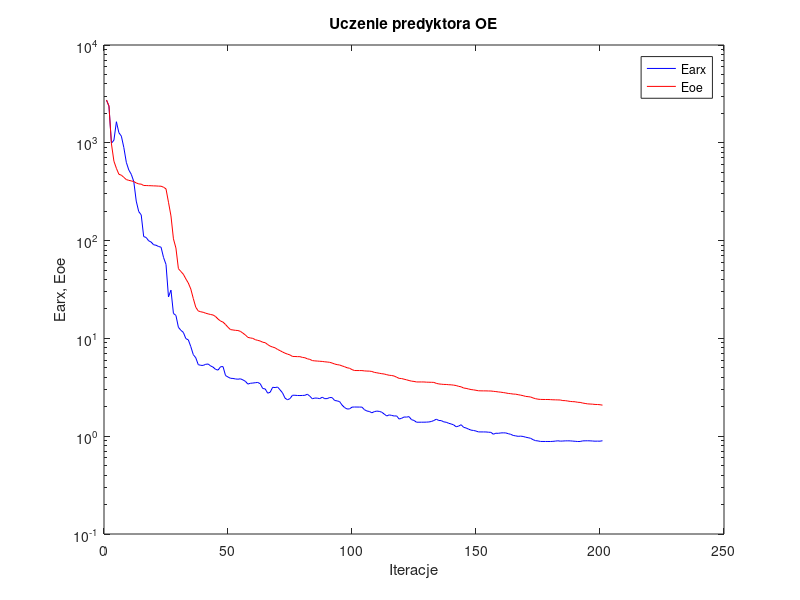
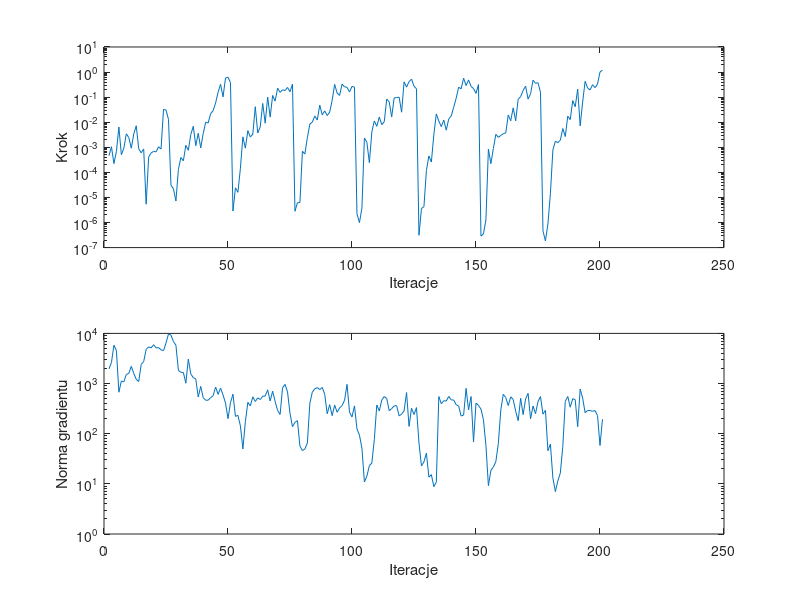

These figures' MATLAB source, in order:
%uczenie predyktora oe
clear all;
n=0; farx(n+1)=2.728483e+003; foe(n+1)=2.740864e+003; wspucz(n+1)=0.000000e+000; ng(n+1)=0.000000e+000;
%odnowa zmiennej metryki
n=1; farx(n+1)=2.366168e+003; foe(n+1)=2.384383e+003; krok(n+1)=4.623634e-004; ng(n+1)=1.965239e+003;
n=2; farx(n+1)=9.894908e+002; foe(n+1)=9.750404e+002; krok(n+1)=1.053331e-003; ng(n+1)=2.617291e+003;
n=3; farx(n+1)=1.063650e+003; foe(n+1)=6.479767e+002; krok(n+1)=2.247399e-004; ng(n+1)=5.811081e+003;
n=4; farx(n+1)=1.642370e+003; foe(n+1)=5.480816e+002; krok(n+1)=6.822427e-004; ng(n+1)=4.573520e+003;
n=5; farx(n+1)=1.268271e+003; foe(n+1)=4.766270e+002; krok(n+1)=6.414404e-003; ng(n+1)=6.718556e+002;
n=6; farx(n+1)=1.169728e+003; foe(n+1)=4.664631e+002; krok(n+1)=5.016912e-004; ng(n+1)=1.122831e+003;
n=7; farx(n+1)=8.934876e+002; foe(n+1)=4.432297e+002; krok(n+1)=9.208067e-004; ng(n+1)=1.079722e+003;
n=8; farx(n+1)=6.314370e+002; foe(n+1)=4.207642e+002; krok(n+1)=3.442371e-003; ng(n+1)=1.517580e+003;
n=9; farx(n+1)=5.273299e+002; foe(n+1)=4.130816e+002; krok(n+1)=2.448466e-003; ng(n+1)=1.594085e+003;
n=10; farx(n+1)=4.761750e+002; foe(n+1)=4.078252e+002; krok(n+1)=9.208067e-004; ng(n+1)=2.203897e+003;
n=11; farx(n+1)=4.026452e+002; foe(n+1)=4.015071e+002; krok(n+1)=3.373181e-003; ng(n+1)=1.595153e+003;
n=12; farx(n+1)=2.534365e+002; foe(n+1)=3.887046e+002; krok(n+1)=7.242402e-003; ng(n+1)=1.215035e+003;
n=13; farx(n+1)=1.980507e+002; foe(n+1)=3.798635e+002; krok(n+1)=8.704444e-004; ng(n+1)=1.097988e+003;
n=14; farx(n+1)=1.833303e+002; foe(n+1)=3.779453e+002; krok(n+1)=6.019342e-004; ng(n+1)=2.419427e+003;
n=15; farx(n+1)=1.099331e+002; foe(n+1)=3.658762e+002; krok(n+1)=8.522221e-004; ng(n+1)=2.739448e+003;
n=16; farx(n+1)=1.076537e+002; foe(n+1)=3.656044e+002; krok(n+1)=5.378706e-006; ng(n+1)=4.819216e+003;
n=17; farx(n+1)=9.954530e+001; foe(n+1)=3.645410e+002; krok(n+1)=4.089425e-004; ng(n+1)=5.379212e+003;
n=18; farx(n+1)=9.670555e+001; foe(n+1)=3.640318e+002; krok(n+1)=5.934596e-004; ng(n+1)=5.144615e+003;
n=19; farx(n+1)=9.065742e+001; foe(n+1)=3.627272e+002; krok(n+1)=6.856719e-004; ng(n+1)=5.944002e+003;
n=20; farx(n+1)=8.967467e+001; foe(n+1)=3.621948e+002; krok(n+1)=6.586506e-004; ng(n+1)=5.122431e+003;
n=21; farx(n+1)=8.698945e+001; foe(n+1)=3.605902e+002; krok(n+1)=1.043848e-003; ng(n+1)=5.214640e+003;
n=22; farx(n+1)=8.569121e+001; foe(n+1)=3.599526e+002; krok(n+1)=8.540993e-004; ng(n+1)=4.698332e+003;
n=23; farx(n+1)=6.729447e+001; foe(n+1)=3.516425e+002; krok(n+1)=3.244294e-002; ng(n+1)=4.535090e+003;
n=24; farx(n+1)=5.707465e+001; foe(n+1)=3.378834e+002; krok(n+1)=3.068686e-002; ng(n+1)=6.433244e+003;
n=25; farx(n+1)=2.654505e+001; foe(n+1)=2.467170e+002; krok(n+1)=1.302793e-002; ng(n+1)=9.728563e+003;
%odnowa zmiennej metryki
n=26; farx(n+1)=3.114981e+001; foe(n+1)=1.789189e+002; krok(n+1)=3.047298e-005; ng(n+1)=9.252365e+003;
n=27; farx(n+1)=1.799563e+001; foe(n+1)=1.042263e+002; krok(n+1)=2.230894e-005; ng(n+1)=6.856481e+003;
n=28; farx(n+1)=1.718718e+001; foe(n+1)=8.393984e+001; krok(n+1)=7.204914e-006; ng(n+1)=5.813513e+003;
n=29; farx(n+1)=1.299020e+001; foe(n+1)=5.168040e+001; krok(n+1)=1.319203e-004; ng(n+1)=1.826163e+003;
n=30; farx(n+1)=1.210001e+001; foe(n+1)=4.829652e+001; krok(n+1)=3.910575e-004; ng(n+1)=1.675184e+003;
n=31; farx(n+1)=1.151772e+001; foe(n+1)=4.527864e+001; krok(n+1)=2.881993e-004; ng(n+1)=1.659886e+003;
n=32; farx(n+1)=9.948982e+000; foe(n+1)=4.060469e+001; krok(n+1)=1.189159e-003; ng(n+1)=1.015142e+003;
n=33; farx(n+1)=9.662874e+000; foe(n+1)=3.681786e+001; krok(n+1)=7.601488e-004; ng(n+1)=3.067733e+003;
n=34; farx(n+1)=8.238441e+000; foe(n+1)=3.196921e+001; krok(n+1)=3.253129e-003; ng(n+1)=1.560311e+003;
n=35; farx(n+1)=6.826313e+000; foe(n+1)=2.560561e+001; krok(n+1)=6.854056e-003; ng(n+1)=1.310652e+003;
n=36; farx(n+1)=6.339647e+000; foe(n+1)=2.083634e+001; krok(n+1)=1.158499e-003; ng(n+1)=1.239862e+003;
n=37; farx(n+1)=5.393570e+000; foe(n+1)=1.908194e+001; krok(n+1)=3.625910e-003; ng(n+1)=5.399506e+002;
n=38; farx(n+1)=5.305715e+000; foe(n+1)=1.872247e+001; krok(n+1)=9.446471e-004; ng(n+1)=8.775986e+002;
n=39; farx(n+1)=5.295426e+000; foe(n+1)=1.849232e+001; krok(n+1)=3.516052e-003; ng(n+1)=5.239300e+002;
n=40; farx(n+1)=5.434333e+000; foe(n+1)=1.809704e+001; krok(n+1)=1.000726e-002; ng(n+1)=4.640437e+002;
n=41; farx(n+1)=5.471220e+000; foe(n+1)=1.781502e+001; krok(n+1)=9.289554e-003; ng(n+1)=4.665583e+002;
n=42; farx(n+1)=5.228451e+000; foe(n+1)=1.754845e+001; krok(n+1)=2.191235e-002; ng(n+1)=5.238062e+002;
n=43; farx(n+1)=5.082375e+000; foe(n+1)=1.734812e+001; krok(n+1)=2.900728e-002; ng(n+1)=5.713102e+002;
n=44; farx(n+1)=4.821823e+000; foe(n+1)=1.671566e+001; krok(n+1)=5.857529e-002; ng(n+1)=8.520774e+002;
n=45; farx(n+1)=4.742699e+000; foe(n+1)=1.576099e+001; krok(n+1)=1.572879e-001; ng(n+1)=6.093872e+002;
n=46; farx(n+1)=5.136228e+000; foe(n+1)=1.504124e+001; krok(n+1)=3.238984e-001; ng(n+1)=8.107501e+002;
n=47; farx(n+1)=5.146270e+000; foe(n+1)=1.467143e+001; krok(n+1)=1.025515e-001; ng(n+1)=5.936092e+002;
n=48; farx(n+1)=4.172759e+000; foe(n+1)=1.387145e+001; krok(n+1)=5.786742e-001; ng(n+1)=4.073635e+002;
n=49; farx(n+1)=4.028283e+000; foe(n+1)=1.299310e+001; krok(n+1)=6.252753e-001; ng(n+1)=1.992953e+002;
n=50; farx(n+1)=3.910150e+000; foe(n+1)=1.230322e+001; krok(n+1)=3.791860e-001; ng(n+1)=4.166259e+002;
%odnowa zmiennej metryki
n=51; farx(n+1)=3.894317e+000; foe(n+1)=1.219830e+001; krok(n+1)=2.857170e-006; ng(n+1)=6.144926e+002;
n=52; farx(n+1)=3.850168e+000; foe(n+1)=1.209132e+001; krok(n+1)=2.418894e-005; ng(n+1)=2.218286e+002;
n=53; farx(n+1)=3.826069e+000; foe(n+1)=1.203841e+001; krok(n+1)=1.600260e-005; ng(n+1)=2.322885e+002;
n=54; farx(n+1)=3.862874e+000; foe(n+1)=1.180527e+001; krok(n+1)=1.465395e-004; ng(n+1)=1.433117e+002;
n=55; farx(n+1)=3.765015e+000; foe(n+1)=1.132283e+001; krok(n+1)=2.600344e-003; ng(n+1)=4.977865e+001;
n=56; farx(n+1)=3.643962e+000; foe(n+1)=1.084564e+001; krok(n+1)=9.232346e-004; ng(n+1)=1.736817e+002;
n=57; farx(n+1)=3.412589e+000; foe(n+1)=1.024729e+001; krok(n+1)=4.620452e-003; ng(n+1)=4.210585e+002;
n=58; farx(n+1)=3.475819e+000; foe(n+1)=1.011181e+001; krok(n+1)=2.559883e-003; ng(n+1)=3.585161e+002;
n=59; farx(n+1)=3.495562e+000; foe(n+1)=1.000821e+001; krok(n+1)=3.340564e-003; ng(n+1)=5.435954e+002;
n=60; farx(n+1)=3.523894e+000; foe(n+1)=9.704735e+000; krok(n+1)=4.130221e-002; ng(n+1)=4.384799e+002;
n=61; farx(n+1)=3.545816e+000; foe(n+1)=9.546397e+000; krok(n+1)=3.704626e-003; ng(n+1)=5.176593e+002;
n=62; farx(n+1)=3.439195e+000; foe(n+1)=9.405794e+000; krok(n+1)=6.528768e-003; ng(n+1)=4.804773e+002;
n=63; farx(n+1)=3.074660e+000; foe(n+1)=9.138219e+000; krok(n+1)=5.606295e-002; ng(n+1)=5.593388e+002;
n=64; farx(n+1)=3.044092e+000; foe(n+1)=9.043545e+000; krok(n+1)=9.128410e-003; ng(n+1)=5.630870e+002;
n=65; farx(n+1)=2.754065e+000; foe(n+1)=8.649824e+000; krok(n+1)=9.990853e-002; ng(n+1)=7.499672e+002;
n=66; farx(n+1)=2.813892e+000; foe(n+1)=8.337622e+000; krok(n+1)=1.598198e-002; ng(n+1)=4.485575e+002;
n=67; farx(n+1)=3.163025e+000; foe(n+1)=8.156368e+000; krok(n+1)=1.171506e-001; ng(n+1)=7.044238e+002;
n=68; farx(n+1)=3.142460e+000; foe(n+1)=8.010202e+000; krok(n+1)=6.964181e-002; ng(n+1)=4.389818e+002;
n=69; farx(n+1)=3.181195e+000; foe(n+1)=7.709250e+000; krok(n+1)=2.277746e-001; ng(n+1)=2.915977e+002;
n=70; farx(n+1)=2.975567e+000; foe(n+1)=7.494676e+000; krok(n+1)=1.548452e-001; ng(n+1)=2.422119e+002;
n=71; farx(n+1)=2.769825e+000; foe(n+1)=7.260692e+000; krok(n+1)=1.961845e-001; ng(n+1)=8.229816e+002;
n=72; farx(n+1)=2.449533e+000; foe(n+1)=7.060619e+000; krok(n+1)=1.827549e-001; ng(n+1)=9.621778e+002;
n=73; farx(n+1)=2.357372e+000; foe(n+1)=6.906391e+000; krok(n+1)=2.427388e-001; ng(n+1)=6.788654e+002;
n=74; farx(n+1)=2.423767e+000; foe(n+1)=6.772984e+000; krok(n+1)=1.644497e-001; ng(n+1)=2.548194e+002;
n=75; farx(n+1)=2.623269e+000; foe(n+1)=6.539689e+000; krok(n+1)=3.307424e-001; ng(n+1)=1.374279e+002;
%odnowa zmiennej metryki
n=76; farx(n+1)=2.622294e+000; foe(n+1)=6.529563e+000; krok(n+1)=2.809372e-006; ng(n+1)=1.690242e+002;
n=77; farx(n+1)=2.607845e+000; foe(n+1)=6.508868e+000; krok(n+1)=6.204910e-006; ng(n+1)=1.815692e+002;
n=78; farx(n+1)=2.605063e+000; foe(n+1)=6.506331e+000; krok(n+1)=6.250240e-006; ng(n+1)=5.672613e+001;
n=79; farx(n+1)=2.609766e+000; foe(n+1)=6.394972e+000; krok(n+1)=6.935224e-004; ng(n+1)=4.601111e+001;
n=80; farx(n+1)=2.619188e+000; foe(n+1)=6.343532e+000; krok(n+1)=5.421351e-004; ng(n+1)=4.962235e+001;
n=81; farx(n+1)=2.688016e+000; foe(n+1)=6.184080e+000; krok(n+1)=2.414856e-003; ng(n+1)=6.487712e+001;
n=82; farx(n+1)=2.563850e+000; foe(n+1)=6.104777e+000; krok(n+1)=8.443488e-003; ng(n+1)=4.059586e+002;
n=83; farx(n+1)=2.414198e+000; foe(n+1)=5.931257e+000; krok(n+1)=1.012568e-002; ng(n+1)=6.726671e+002;
n=84; farx(n+1)=2.455332e+000; foe(n+1)=5.890994e+000; krok(n+1)=1.778267e-002; ng(n+1)=7.849007e+002;
n=85; farx(n+1)=2.450148e+000; foe(n+1)=5.866529e+000; krok(n+1)=1.219985e-002; ng(n+1)=8.312741e+002;
n=86; farx(n+1)=2.421467e+000; foe(n+1)=5.837483e+000; krok(n+1)=4.797973e-002; ng(n+1)=7.583301e+002;
n=87; farx(n+1)=2.503971e+000; foe(n+1)=5.815049e+000; krok(n+1)=1.966568e-002; ng(n+1)=8.352837e+002;
n=88; farx(n+1)=2.420338e+000; foe(n+1)=5.766889e+000; krok(n+1)=2.835564e-002; ng(n+1)=6.111720e+002;
n=89; farx(n+1)=2.423728e+000; foe(n+1)=5.735113e+000; krok(n+1)=1.840296e-002; ng(n+1)=2.502578e+002;
n=90; farx(n+1)=2.486365e+000; foe(n+1)=5.695548e+000; krok(n+1)=2.529683e-002; ng(n+1)=3.795258e+002;
n=91; farx(n+1)=2.478445e+000; foe(n+1)=5.598084e+000; krok(n+1)=7.431643e-002; ng(n+1)=2.291513e+002;
n=92; farx(n+1)=2.319016e+000; foe(n+1)=5.473682e+000; krok(n+1)=3.240219e-001; ng(n+1)=3.726682e+002;
n=93; farx(n+1)=2.296833e+000; foe(n+1)=5.392335e+000; krok(n+1)=1.453256e-001; ng(n+1)=2.674525e+002;
n=94; farx(n+1)=2.258234e+000; foe(n+1)=5.346402e+000; krok(n+1)=1.171506e-001; ng(n+1)=3.267182e+002;
n=95; farx(n+1)=2.079644e+000; foe(n+1)=5.232731e+000; krok(n+1)=3.282103e-001; ng(n+1)=3.633301e+002;
n=96; farx(n+1)=1.964027e+000; foe(n+1)=5.135150e+000; krok(n+1)=2.583432e-001; ng(n+1)=4.646590e+002;
n=97; farx(n+1)=1.898359e+000; foe(n+1)=5.012279e+000; krok(n+1)=2.455055e-001; ng(n+1)=9.628322e+002;
n=98; farx(n+1)=1.901441e+000; foe(n+1)=4.953014e+000; krok(n+1)=1.607063e-001; ng(n+1)=2.664006e+002;
n=99; farx(n+1)=1.983051e+000; foe(n+1)=4.796980e+000; krok(n+1)=2.672252e-001; ng(n+1)=2.161149e+002;
n=100; farx(n+1)=1.988321e+000; foe(n+1)=4.695396e+000; krok(n+1)=2.490283e-001; ng(n+1)=3.586051e+002;
%odnowa zmiennej metryki
n=101; farx(n+1)=1.986803e+000; foe(n+1)=4.691507e+000; krok(n+1)=2.214136e-006; ng(n+1)=1.246941e+002;
n=102; farx(n+1)=1.985593e+000; foe(n+1)=4.690148e+000; krok(n+1)=9.925107e-007; ng(n+1)=9.368963e+001;
n=103; farx(n+1)=1.983704e+000; foe(n+1)=4.689008e+000; krok(n+1)=3.787925e-006; ng(n+1)=5.145982e+001;
n=104; farx(n+1)=1.868244e+000; foe(n+1)=4.653044e+000; krok(n+1)=2.343845e-003; ng(n+1)=1.091016e+001;
n=105; farx(n+1)=1.809607e+000; foe(n+1)=4.634745e+000; krok(n+1)=1.587460e-003; ng(n+1)=1.421408e+001;
n=106; farx(n+1)=1.790171e+000; foe(n+1)=4.628288e+000; krok(n+1)=2.439194e-004; ng(n+1)=2.309098e+001;
n=107; farx(n+1)=1.735640e+000; foe(n+1)=4.590942e+000; krok(n+1)=4.102156e-003; ng(n+1)=2.599350e+001;
n=108; farx(n+1)=1.783109e+000; foe(n+1)=4.495235e+000; krok(n+1)=1.121678e-002; ng(n+1)=7.633319e+001;
n=109; farx(n+1)=1.806823e+000; foe(n+1)=4.450804e+000; krok(n+1)=6.832143e-003; ng(n+1)=3.740869e+002;
n=110; farx(n+1)=1.793358e+000; foe(n+1)=4.401548e+000; krok(n+1)=1.614645e-002; ng(n+1)=2.829526e+002;
n=111; farx(n+1)=1.759807e+000; foe(n+1)=4.356819e+000; krok(n+1)=7.980009e-003; ng(n+1)=4.709138e+002;
n=112; farx(n+1)=1.683354e+000; foe(n+1)=4.323545e+000; krok(n+1)=1.042882e-002; ng(n+1)=5.494446e+002;
n=113; farx(n+1)=1.610804e+000; foe(n+1)=4.256611e+000; krok(n+1)=8.388517e-002; ng(n+1)=5.052690e+002;
n=114; farx(n+1)=1.651679e+000; foe(n+1)=4.198883e+000; krok(n+1)=6.504518e-002; ng(n+1)=2.877087e+002;
n=115; farx(n+1)=1.632033e+000; foe(n+1)=4.174864e+000; krok(n+1)=1.611092e-002; ng(n+1)=3.164721e+002;
n=116; farx(n+1)=1.609194e+000; foe(n+1)=4.123871e+000; krok(n+1)=9.373676e-002; ng(n+1)=3.584381e+002;
n=117; farx(n+1)=1.612566e+000; foe(n+1)=4.011239e+000; krok(n+1)=9.595947e-002; ng(n+1)=3.619289e+002;
n=118; farx(n+1)=1.497817e+000; foe(n+1)=3.903435e+000; krok(n+1)=1.001107e-001; ng(n+1)=2.267378e+002;
n=119; farx(n+1)=1.524110e+000; foe(n+1)=3.885610e+000; krok(n+1)=2.509977e-002; ng(n+1)=2.446529e+002;
n=120; farx(n+1)=1.572006e+000; foe(n+1)=3.826750e+000; krok(n+1)=4.065930e-001; ng(n+1)=2.844896e+002;
n=121; farx(n+1)=1.568052e+000; foe(n+1)=3.772516e+000; krok(n+1)=2.506731e-001; ng(n+1)=6.618601e+002;
n=122; farx(n+1)=1.584765e+000; foe(n+1)=3.709241e+000; krok(n+1)=4.144507e-001; ng(n+1)=1.398188e+002;
n=123; farx(n+1)=1.475550e+000; foe(n+1)=3.656801e+000; krok(n+1)=5.226535e-001; ng(n+1)=3.219951e+002;
n=124; farx(n+1)=1.449419e+000; foe(n+1)=3.631635e+000; krok(n+1)=2.730638e-001; ng(n+1)=2.414444e+002;
n=125; farx(n+1)=1.390090e+000; foe(n+1)=3.586848e+000; krok(n+1)=2.153023e-001; ng(n+1)=3.310346e+002;
%odnowa zmiennej metryki
n=126; farx(n+1)=1.390160e+000; foe(n+1)=3.586686e+000; krok(n+1)=3.090114e-007; ng(n+1)=6.567092e+001;
n=127; farx(n+1)=1.390425e+000; foe(n+1)=3.586483e+000; krok(n+1)=3.632716e-006; ng(n+1)=2.275579e+001;
n=128; farx(n+1)=1.390956e+000; foe(n+1)=3.586166e+000; krok(n+1)=4.239532e-006; ng(n+1)=2.740298e+001;
n=129; farx(n+1)=1.393055e+000; foe(n+1)=3.568471e+000; krok(n+1)=1.186339e-004; ng(n+1)=4.090860e+001;
n=130; farx(n+1)=1.398601e+000; foe(n+1)=3.564069e+000; krok(n+1)=4.532388e-004; ng(n+1)=1.359555e+001;
n=131; farx(n+1)=1.413373e+000; foe(n+1)=3.557341e+000; krok(n+1)=2.578785e-004; ng(n+1)=1.524571e+001;
n=132; farx(n+1)=1.447005e+000; foe(n+1)=3.551184e+000; krok(n+1)=3.204735e-003; ng(n+1)=8.809152e+000;
n=133; farx(n+1)=1.492874e+000; foe(n+1)=3.468907e+000; krok(n+1)=2.142359e-002; ng(n+1)=1.081228e+001;
n=134; farx(n+1)=1.447735e+000; foe(n+1)=3.424394e+000; krok(n+1)=1.111520e-002; ng(n+1)=5.508153e+002;
n=135; farx(n+1)=1.443470e+000; foe(n+1)=3.403322e+000; krok(n+1)=6.669234e-003; ng(n+1)=3.969724e+002;
n=136; farx(n+1)=1.401740e+000; foe(n+1)=3.384381e+000; krok(n+1)=1.223774e-002; ng(n+1)=4.539735e+002;
n=137; farx(n+1)=1.388386e+000; foe(n+1)=3.380358e+000; krok(n+1)=4.815473e-003; ng(n+1)=4.486991e+002;
n=138; farx(n+1)=1.355074e+000; foe(n+1)=3.361412e+000; krok(n+1)=1.336240e-002; ng(n+1)=5.539833e+002;
n=139; farx(n+1)=1.333799e+000; foe(n+1)=3.351663e+000; krok(n+1)=1.763378e-002; ng(n+1)=4.722251e+002;
n=140; farx(n+1)=1.305125e+000; foe(n+1)=3.327459e+000; krok(n+1)=3.925954e-002; ng(n+1)=4.698560e+002;
n=141; farx(n+1)=1.248435e+000; foe(n+1)=3.295840e+000; krok(n+1)=9.048247e-002; ng(n+1)=3.785388e+002;
n=142; farx(n+1)=1.268607e+000; foe(n+1)=3.234314e+000; krok(n+1)=2.498965e-001; ng(n+1)=3.572525e+002;
n=143; farx(n+1)=1.310607e+000; foe(n+1)=3.199300e+000; krok(n+1)=2.139750e-001; ng(n+1)=2.252498e+002;
n=144; farx(n+1)=1.232845e+000; foe(n+1)=3.109946e+000; krok(n+1)=5.690454e-001; ng(n+1)=2.350944e+002;
n=145; farx(n+1)=1.213157e+000; foe(n+1)=3.083656e+000; krok(n+1)=2.905057e-001; ng(n+1)=8.016356e+002;
n=146; farx(n+1)=1.181028e+000; foe(n+1)=3.040005e+000; krok(n+1)=4.854703e-001; ng(n+1)=2.982279e+002;
n=147; farx(n+1)=1.153907e+000; foe(n+1)=2.998971e+000; krok(n+1)=2.681247e-001; ng(n+1)=5.517728e+002;
n=148; farx(n+1)=1.144375e+000; foe(n+1)=2.977665e+000; krok(n+1)=2.193298e-001; ng(n+1)=6.811579e+001;
n=149; farx(n+1)=1.129223e+000; foe(n+1)=2.947388e+000; krok(n+1)=1.409038e-001; ng(n+1)=4.060948e+002;
n=150; farx(n+1)=1.106515e+000; foe(n+1)=2.914592e+000; krok(n+1)=3.185792e-001; ng(n+1)=3.678382e+002;
%odnowa zmiennej metryki
n=151; farx(n+1)=1.105988e+000; foe(n+1)=2.909537e+000; krok(n+1)=2.876208e-007; ng(n+1)=3.096333e+002;
n=152; farx(n+1)=1.105722e+000; foe(n+1)=2.907443e+000; krok(n+1)=3.546677e-007; ng(n+1)=1.895123e+002;
n=153; farx(n+1)=1.105279e+000; foe(n+1)=2.906916e+000; krok(n+1)=1.286449e-006; ng(n+1)=5.865926e+001;
n=154; farx(n+1)=1.098545e+000; foe(n+1)=2.900537e+000; krok(n+1)=8.500296e-004; ng(n+1)=9.194092e+000;
n=155; farx(n+1)=1.095244e+000; foe(n+1)=2.898365e+000; krok(n+1)=2.232764e-004; ng(n+1)=1.853856e+001;
n=156; farx(n+1)=1.047658e+000; foe(n+1)=2.877774e+000; krok(n+1)=8.954602e-004; ng(n+1)=2.164362e+001;
n=157; farx(n+1)=1.072380e+000; foe(n+1)=2.860037e+000; krok(n+1)=3.303815e-003; ng(n+1)=2.779996e+001;
n=158; farx(n+1)=1.070233e+000; foe(n+1)=2.836497e+000; krok(n+1)=2.501815e-003; ng(n+1)=6.351936e+001;
n=159; farx(n+1)=1.080255e+000; foe(n+1)=2.818757e+000; krok(n+1)=2.972972e-003; ng(n+1)=2.984546e+002;
n=160; farx(n+1)=1.082435e+000; foe(n+1)=2.794770e+000; krok(n+1)=3.475615e-003; ng(n+1)=6.097950e+002;
n=161; farx(n+1)=1.080221e+000; foe(n+1)=2.768855e+000; krok(n+1)=3.740913e-003; ng(n+1)=5.277946e+002;
n=162; farx(n+1)=1.060989e+000; foe(n+1)=2.737157e+000; krok(n+1)=1.939776e-002; ng(n+1)=3.642740e+002;
n=163; farx(n+1)=1.045558e+000; foe(n+1)=2.722224e+000; krok(n+1)=1.142218e-002; ng(n+1)=5.433352e+002;
n=164; farx(n+1)=1.018106e+000; foe(n+1)=2.697013e+000; krok(n+1)=3.742693e-002; ng(n+1)=4.811624e+002;
n=165; farx(n+1)=1.007725e+000; foe(n+1)=2.689477e+000; krok(n+1)=1.136409e-002; ng(n+1)=2.795560e+002;
n=166; farx(n+1)=9.970033e-001; foe(n+1)=2.657912e+000; krok(n+1)=8.277891e-002; ng(n+1)=1.816983e+002;
n=167; farx(n+1)=1.001669e+000; foe(n+1)=2.628338e+000; krok(n+1)=1.046893e-001; ng(n+1)=5.088075e+002;
n=168; farx(n+1)=9.937380e-001; foe(n+1)=2.597168e+000; krok(n+1)=1.865458e-001; ng(n+1)=2.399201e+002;
n=169; farx(n+1)=9.773158e-001; foe(n+1)=2.552964e+000; krok(n+1)=2.730638e-001; ng(n+1)=4.930186e+002;
n=170; farx(n+1)=9.654938e-001; foe(n+1)=2.538042e+000; krok(n+1)=8.373214e-002; ng(n+1)=6.373874e+002;
n=171; farx(n+1)=9.525330e-001; foe(n+1)=2.517810e+000; krok(n+1)=1.365450e-001; ng(n+1)=1.985448e+002;
n=172; farx(n+1)=9.217744e-001; foe(n+1)=2.461929e+000; krok(n+1)=4.747686e-001; ng(n+1)=3.555013e+002;
n=173; farx(n+1)=9.008689e-001; foe(n+1)=2.418747e+000; krok(n+1)=3.556863e-001; ng(n+1)=2.512071e+002;
n=174; farx(n+1)=8.946432e-001; foe(n+1)=2.390709e+000; krok(n+1)=3.745525e-001; ng(n+1)=4.380118e+002;
n=175; farx(n+1)=8.839911e-001; foe(n+1)=2.378007e+000; krok(n+1)=1.559800e-001; ng(n+1)=5.502851e+002;
%odnowa zmiennej metryki
n=176; farx(n+1)=8.834911e-001; foe(n+1)=2.374714e+000; krok(n+1)=4.640886e-007; ng(n+1)=2.453146e+002;
n=177; farx(n+1)=8.832630e-001; foe(n+1)=2.372923e+000; krok(n+1)=1.843190e-007; ng(n+1)=2.921379e+002;
n=178; farx(n+1)=8.832645e-001; foe(n+1)=2.372694e+000; krok(n+1)=8.783725e-007; ng(n+1)=4.570507e+001;
n=179; farx(n+1)=8.828961e-001; foe(n+1)=2.366425e+000; krok(n+1)=1.430061e-005; ng(n+1)=6.207291e+001;
n=180; farx(n+1)=8.858523e-001; foe(n+1)=2.357395e+000; krok(n+1)=7.839040e-004; ng(n+1)=1.315294e+001;
n=181; farx(n+1)=8.910312e-001; foe(n+1)=2.353985e+000; krok(n+1)=1.758026e-003; ng(n+1)=6.995384e+000;
n=182; farx(n+1)=8.974859e-001; foe(n+1)=2.349515e+000; krok(n+1)=1.524981e-003; ng(n+1)=1.149086e+001;
n=183; farx(n+1)=8.901262e-001; foe(n+1)=2.345529e+000; krok(n+1)=1.915637e-003; ng(n+1)=1.642804e+001;
n=184; farx(n+1)=8.926150e-001; foe(n+1)=2.314054e+000; krok(n+1)=5.608324e-003; ng(n+1)=5.554677e+001;
n=185; farx(n+1)=8.960619e-001; foe(n+1)=2.310405e+000; krok(n+1)=2.684169e-003; ng(n+1)=4.420888e+002;
n=186; farx(n+1)=8.968358e-001; foe(n+1)=2.288992e+000; krok(n+1)=1.750226e-002; ng(n+1)=5.541133e+002;
n=187; farx(n+1)=8.959642e-001; foe(n+1)=2.267689e+000; krok(n+1)=1.274938e-002; ng(n+1)=3.372385e+002;
n=188; farx(n+1)=8.913078e-001; foe(n+1)=2.256798e+000; krok(n+1)=7.277208e-002; ng(n+1)=4.992963e+002;
n=189; farx(n+1)=8.870902e-001; foe(n+1)=2.249607e+000; krok(n+1)=4.134280e-002; ng(n+1)=4.770354e+002;
n=190; farx(n+1)=8.828521e-001; foe(n+1)=2.222703e+000; krok(n+1)=2.079006e-001; ng(n+1)=1.375751e+002;
n=191; farx(n+1)=8.833324e-001; foe(n+1)=2.215407e+000; krok(n+1)=7.162643e-003; ng(n+1)=7.767090e+002;
n=192; farx(n+1)=8.955388e-001; foe(n+1)=2.183438e+000; krok(n+1)=6.392790e-002; ng(n+1)=5.141536e+002;
n=193; farx(n+1)=8.970840e-001; foe(n+1)=2.162364e+000; krok(n+1)=4.268310e-001; ng(n+1)=2.618203e+002;
n=194; farx(n+1)=8.979657e-001; foe(n+1)=2.140804e+000; krok(n+1)=2.320583e-001; ng(n+1)=2.910844e+002;
n=195; farx(n+1)=8.966087e-001; foe(n+1)=2.133473e+000; krok(n+1)=1.943277e-001; ng(n+1)=2.895430e+002;
n=196; farx(n+1)=8.930507e-001; foe(n+1)=2.125552e+000; krok(n+1)=3.123324e-001; ng(n+1)=2.797212e+002;
n=197; farx(n+1)=8.893565e-001; foe(n+1)=2.112054e+000; krok(n+1)=2.385171e-001; ng(n+1)=2.886681e+002;
n=198; farx(n+1)=8.904878e-001; foe(n+1)=2.108990e+000; krok(n+1)=3.311156e-001; ng(n+1)=2.310551e+002;
n=199; farx(n+1)=8.893384e-001; foe(n+1)=2.098727e+000; krok(n+1)=1.006124e+000; ng(n+1)=5.807804e+001;
n=200; farx(n+1)=8.987024e-001; foe(n+1)=2.076941e+000; krok(n+1)=1.203864e+000; ng(n+1)=1.944035e+002;

figure; semilogy(farx,'b'); hold on; semilogy(foe,'r'); xlabel('Iteracje'); ylabel('Earx, Eoe'); legend('Earx','Eoe'); title('Uczenie predyktora OE');
figure; subplot(2,1,1); semilogy(krok); xlabel('Iteracje'); ylabel('Krok');
subplot(2,1,2); semilogy(ng); xlabel('Iteracje'); ylabel('Norma gradientu');
Earx=farx(n+1)
Eoe=foe(n+1)
